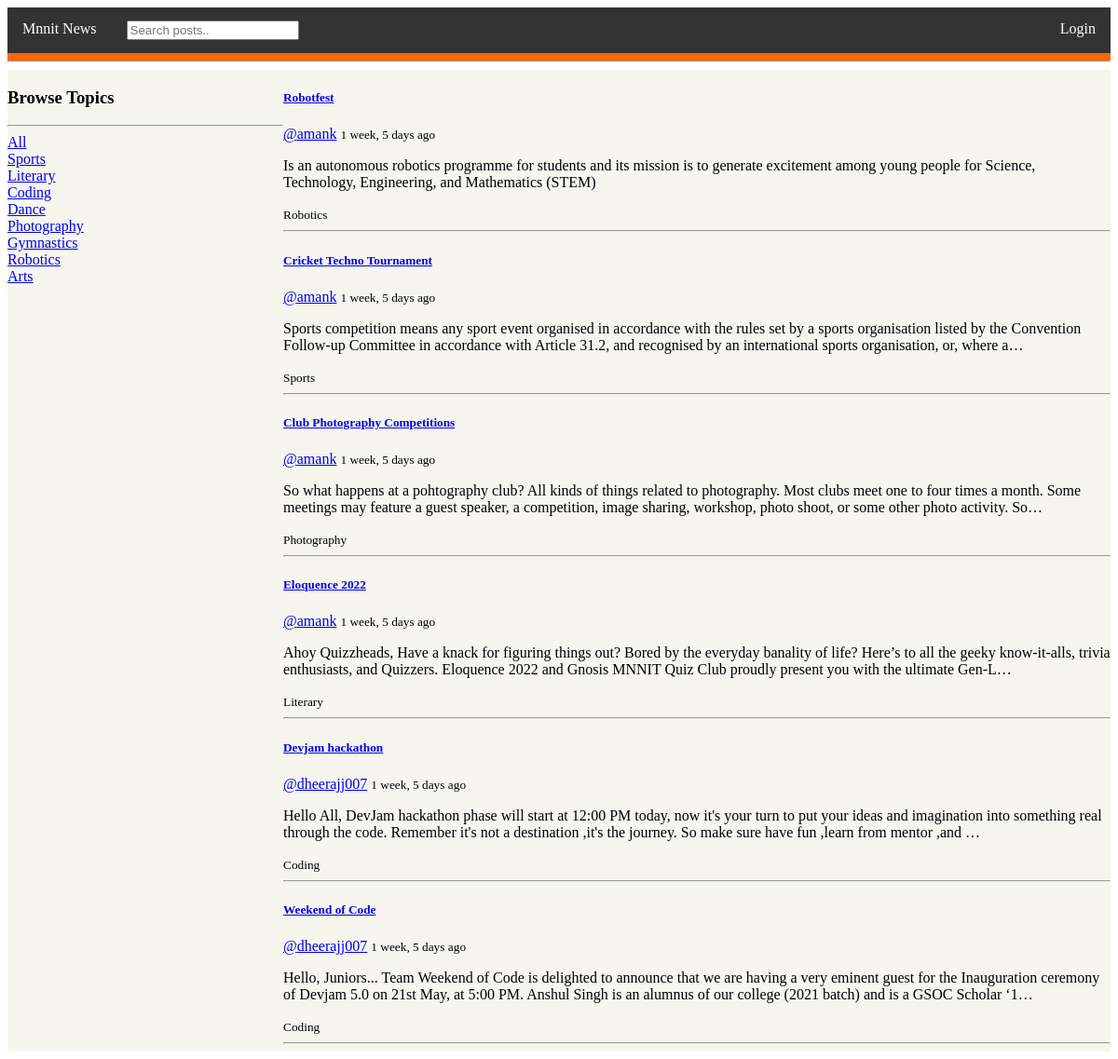
The page / on the database its author committed.
### base/models.py (models this page shows, shortened)
class Topic(models.Model):
    name = models.CharField(max_length=200)

class Post(models.Model):
    creator = models.ForeignKey(User, on_delete=models.SET_NULL, null=True)
    topic = models.ForeignKey(Topic, on_delete=models.SET_NULL, null=True)
    name = models.CharField(max_length=200)
    description = models.TextField(null=True, blank=True)
    updated = models.DateTimeField(auto_now=True)
    created = models.DateTimeField(auto_now_add=True)
    class Meta:
        ordering = ['-updated', '-created']

### base/views.py (the view)
def home(request):
    q = request.GET.get('q') if request.GET.get('q') != None else ''
    posts = Post.objects.filter(
        Q(topic__name__icontains=q) |
        Q(name__icontains=q) |
        Q(description__icontains=q)
    )
    topics = Topic.objects.all()
    context = {'posts': posts, 'topics': topics}
    return render(request, 'base/home.html', context)

### base/templates/base/home.html (shortened to what this page needs)
{% extends 'main.html' %}
{% block content %}
<div class="home-container">
   <div class="topic-container">
      {% include 'base/topic_component.html' %}
   </div>
   <div class="post-container">
      {% include 'base/feed_component.html' %}
   </div>
</div>
{% endblock content %}

### base/templates/base/topic_component.html
<h3>Browse Topics</h3>
        <hr>
        <div>
            <a href="{% url 'home' %}">All</a>
        </div>
        {% for topic in topics %}
            <div>
                <a href="{% url 'home' %}?q={{topic.name}}">{{topic.name}}</a>
            </div>
        {% endfor %}

### base/templates/base/feed_component.html (shortened to what this page needs)
{% for post in posts %}
<div>
   <a href="{% url 'post' post.id %}">
      <h5>{{post.name}}    </h5>
   </a>
   <a href="{% url 'user-profile' post.creator.id %}">@{{post.creator.username}}</a>
   <small>{{post.created|timesince}} ago </small>
   <p>{{post.description|truncatechars:255}}</p>
   <small>{{post.topic.name}}</small>
   <hr>
</div>
{% endfor %}

### static/styles/main.css (style rules this page uses)
.home-container { background-color: #F6F6EF; }

### base/templates/base/home.html (style rules this page uses)
.home-container { display: grid; grid-template-columns: 1fr 3fr; }

### rows shown on the page
Topic: name "Sports"
Topic: name "Literary"
Topic: name "Coding"
Topic: name "Dance"
Topic: name "Photography"
Topic: name "Gymnastics"
Topic: name "Robotics"
Topic: name "Arts"
Post: name "Robotfest", creator.username "amank", created "1 week, 5 days", description "Is an autonomous robotics programme for students and its mission is to generate excitement among young people for Science, Technology, Engineering, and Mathematics (STEM)", topic.name "Robotics"
Post: name "Cricket Techno Tournament", creator.username "amank", created "1 week, 5 days", description "Sports competition means any sport event organised in accordance with the rules set by a sports organisation listed by the Convention Follow-up Committee in accordance with Article 31.2, and recognised by an international sports organisation, or, where a…", topic.name "Sports"
Post: name "Club Photography Competitions", creator.username "amank", created "1 week, 5 days", description "So what happens at a pohtography club? All kinds of things related to photography. Most clubs meet one to four times a month. Some meetings may feature a guest speaker, a competition, image sharing, workshop, photo shoot, or some other photo activity. So…", topic.name "Photography"
Post: name "Eloquence 2022", creator.username "amank", created "1 week, 5 days", description "Ahoy Quizzheads, Have a knack for figuring things out? Bored by the everyday banality of life? Here’s to all the geeky know-it-alls, trivia enthusiasts, and Quizzers. Eloquence 2022 and Gnosis MNNIT Quiz Club proudly present you with the ultimate Gen-L…", topic.name "Literary"
Post: name "Devjam hackathon", creator.username "dheerajj007", created "1 week, 5 days", description "Hello All, DevJam hackathon phase will start at 12:00 PM today, now it's your turn to put your ideas and imagination into something real through the code. Remember it's not a destination ,it's the journey. So make sure have fun ,learn from mentor ,and …", topic.name "Coding"
Post: name "Weekend of Code", creator.username "dheerajj007", created "1 week, 5 days", description "Hello, Juniors... Team Weekend of Code is delighted to announce that we are having a very eminent guest for the Inauguration ceremony of Devjam 5.0 on 21st May, at 5:00 PM. Anshul Singh is an alumnus of our college (2021 batch) and is a GSOC Scholar ‘1…", topic.name "Coding"
